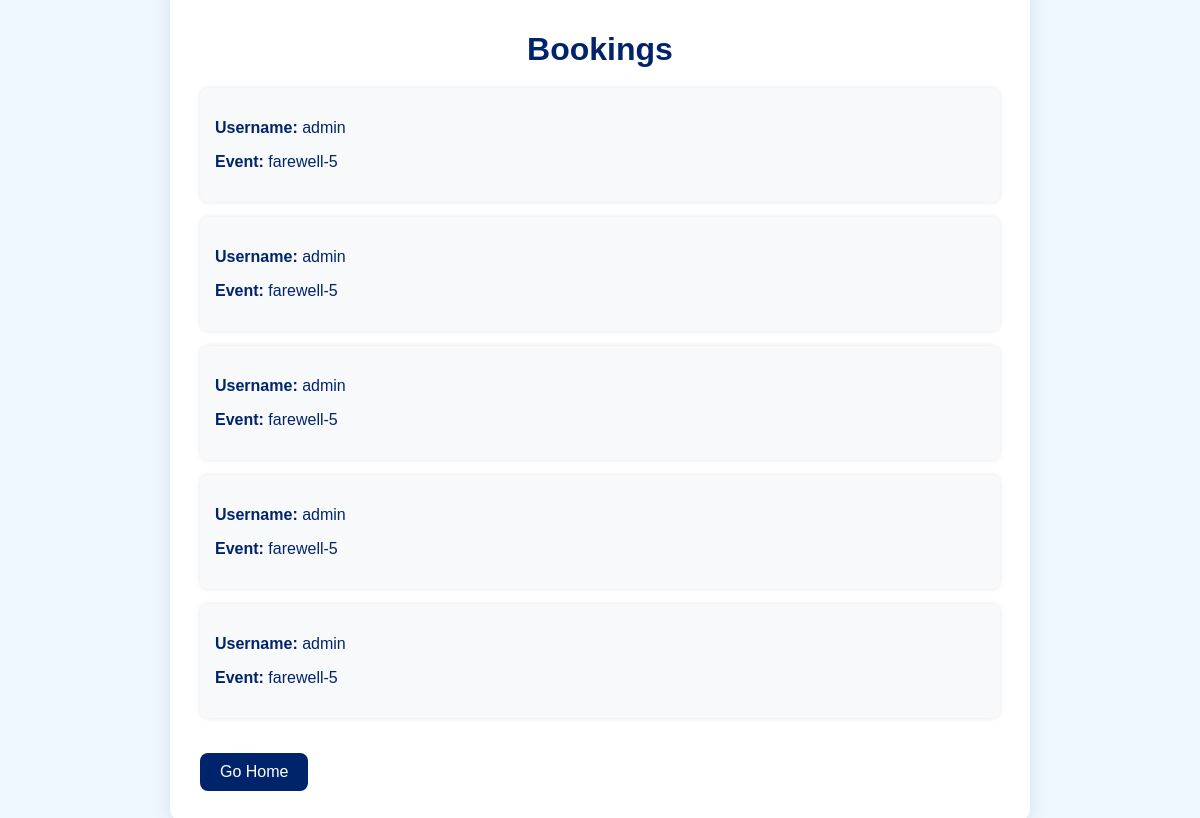
/getall (signed in), run on the app's committed database.
### models.py (models this page shows, shortened)
class BookEvent(db.Model):
    id = db.Column(db.Integer, primary_key=True)
    username = db.Column(db.String(50), db.ForeignKey('user.username', ondelete='CASCADE'), nullable=False)
    event_id = db.Column(db.Integer, db.ForeignKey('event.id', ondelete='CASCADE'), nullable=False)

class Event(db.Model):
    id = db.Column(db.Integer, primary_key=True)
    event_name = db.Column(db.String(100), nullable=False)
    capacity = db.Column(db.Integer, nullable=False)
    location = db.Column(db.String(100), nullable=False)
    price_per_hour = db.Column(db.Float, nullable=False)
    status = db.Column(db.Boolean, default=True)
    book_events = db.relationship('BookEvent', backref='event', cascade='all, delete-orphan')

### app.py (the view)
@app.route("/getall")
def getall():
    if not is_logged_in():
        return redirect(url_for('login'))
    if session["role"] == "ADMIN":
        bookings = BookEvent.query.all()
        bookings = getIterable(bookings)
        return render_template("bookings.html", books=bookings)
    user_bookings = BookEvent.query.filter_by(username=session["user"]).all()
    user_bookings = getIterable(user_bookings)
    return render_template("bookings.html", books=user_bookings)

### app.py (called while the page is built)
def is_logged_in():
    return 'user' in session

def getName(id):
    event = Event.query.get(id)
    return event.event_name

def getIterable(iterable):
    res = []
    for item in iterable:
        res.append(
            {
                "user" : item.username,
                "event" : getName(item.event_id),
            }
        )
    return res

### templates/bookings.html (shortened to what this page needs)
<!DOCTYPE html>
<html lang="en">
<head>
</head>
<body>
    <div class="bookings-container">
        <h1>Bookings</h1>
        {% for i in books %}
            <div class="booking-item">
                <p><strong>Username:</strong> {{ i.user }}</p>
                <p><strong>Event:</strong> {{ i.event }}</p>
            </div>
        {% endfor %}
        <a href="/home" class="back-link">Go Home</a>
    </div>
</body>
</html>

### templates/bookings.html (style rules this page uses)
body { font-family: Arial, sans-serif; background-color: #F0F8FF; margin: 0; padding: 0; display: flex; justify-content: center; align-items: center; height: 100vh; }
.bookings-container { background-color: #FFFFFF; padding: 30px; border-radius: 12px; box-shadow: 0px 4px 20px rgba(0, 0, 0, 0.1); width: 100%; max-width: 800px; }
.bookings-container h1 { font-size: 2rem; color: #00246B; text-align: center; margin-bottom: 20px; }
.booking-item { background-color: #F8F9FA; padding: 15px; border-radius: 8px; margin-bottom: 15px; box-shadow: 0 0 5px rgba(0, 0, 0, 0.1); }
.booking-item p { font-size: 1rem; color: #00246B; }
.back-link { display: inline-block; padding: 10px 20px; margin-top: 20px; text-decoration: none; background-color: #00246B; color: white; border-radius: 8px; text-align: center; font-size: 1rem; }

### data on the page
BookEvent: user "admin"
Event: event "farewell-5"
BookEvent: user "admin"
Event: event "farewell-5"
BookEvent: user "admin"
Event: event "farewell-5"
BookEvent: user "admin"
Event: event "farewell-5"
BookEvent: user "admin"
Event: event "farewell-5"
